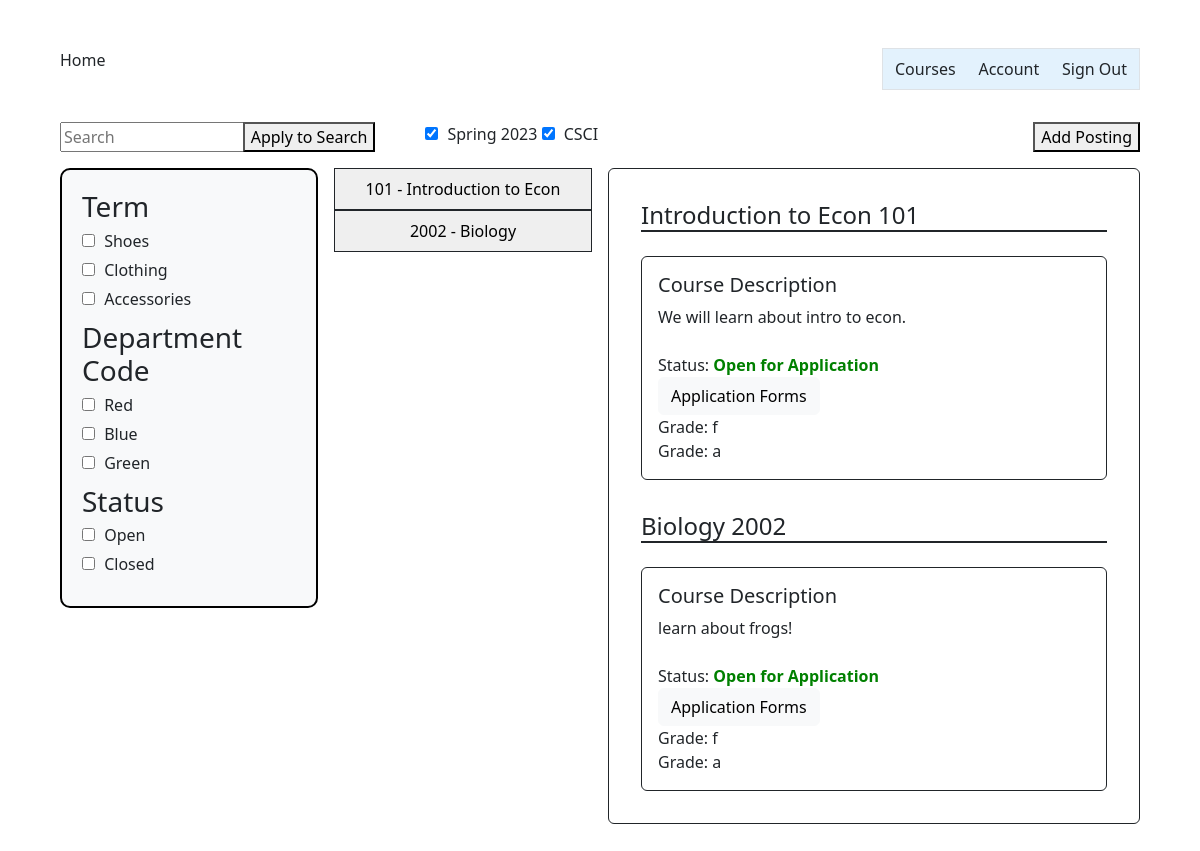
The page /instructor_summary/ on the database its author committed.
### InstructorAddCourse/models.py (models this page shows)
class InstructorAddCourse(models.Model):
	course_name = models.CharField(max_length=255)
	course_number = models.CharField(max_length=255)
	course_instructor = models.CharField(max_length=255)
	course_description = models.CharField(max_length=800)
	total_time_commitment = models.DecimalField(max_digits=2, decimal_places=0, validators=[MinValueValidator(0)], default=0)
	has_discussion = models.CharField(choices=[('yes', 'Yes'),('no', 'No')], max_length=50, default='')
	num_ta_needed = models.DecimalField(max_digits=2, decimal_places=0, validators=[MinValueValidator(0)], default=0)
	curr_num_ta = models.IntegerField(default=0)
	graded_meeting = models.CharField(choices=[('yes', 'Yes'),('no', 'No')], max_length=50, default='')
	office_hours = models.DecimalField(max_digits=2, decimal_places=0, validators=[MinValueValidator(0)], default=0)
	other_info = models.CharField(max_length=800, default=None)

### application/models.py (models this page shows)
class Application(models.Model):
    course_number = models.CharField(max_length=255, default=None)
    first_name = models.CharField(max_length=255, default=None)
    last_name = models.CharField(max_length=255, default=None)
    eagle_id = models.CharField(max_length=255, default=None)
    GRADES = (
        ('--', '--'),
        ('a', 'A'),
        ('a-', 'A-'),
        ('b+', 'B+'),
        ('b-', 'B-'),
        ('c+', 'C+'),
        ('c', 'C'),
        ('c-', 'C-'),
        ('d+', 'D+'),
        ('d', 'D'),
        ('d-', 'D-'),
        ('f', 'F'),
        ('n/a', 'N/A')
    )
    GRAD = (
        ('--', '--'),
        ('2023','2023'),
        ('2024', '2024'),
        ('2025', '2025'),
        ('2026', '2026')
    )
    grad = models.CharField(max_length=50, choices=GRAD, default='')
    past_course = models.CharField(choices=[('yes', 'Yes'),('no', 'No')], max_length=50, default='')
    grade = models.CharField(max_length=50, choices=GRADES, default='')
    hours = models.DecimalField(max_digits=2, decimal_places=0, validators=[MinValueValidator(0)], default=0)
    other_courses = models.CharField(max_length=800, default=None)
    misc_information = models.CharField(max_length=800, default=None)

### instructorSummary/views.py (the view)
# urls.py: path('instructor_summary/', instructor_summary_view),
def instructor_summary_view(response):
    course_objects = InstructorAddCourse.objects.all()
    application_objects = Application.objects.all()
    context = {'course_objects': course_objects,
               'application_objects': application_objects}
    return render(response, "instructorSummary.html", context)

### templates/instructorSummary.html (shortened to what this page needs)
<!DOCTYPE html>
{% extends 'appbase.html' %} {% block content %} {% load static %}
<html>
    <head>
        <link rel="stylesheet" href="{% static 'instructorSummary.css' %}" />
    </head>
        <body>
            <div class="container-fluid">
              <div class="row">
                <div class="col-sm-2">
                  <div id="search-box">
                    <input type="text" id="search-input" placeholder="Search" />
                  </div>
                </div>
                <div class="col-sm-2">
                  <button id="apply-to-search-btn">Apply to Search</button>
                </div>
                <div class="col-sm">
                  <div class="applied-filters">
                    <label
                      ><input type="checkbox" name="category" value="shoes" checked />
                      Spring 2023</label
                    >
                    <label
                      ><input type="checkbox" name="color" value="red" checked />
                      CSCI</label
                    >
                  </div>
                </div>
                <div class="col-sm-2">
                  <div class="text-end">
                    <button id="add-posting-btn">Add Posting</button>
                  </div>
                </div>
              </div>
                <div class="row">
                    <div class="col">
                        <div class="filter-box">
                          <div class="filter-group">
                            <h3>Term</h3>
                            <label
                              ><input type="checkbox" name="category" value="shoes" />
                              Shoes</label
                            >
                            <label
                              ><input type="checkbox" name="category" value="clothing" />
                              Clothing</label
                            >
                            <label
                              ><input type="checkbox" name="category" value="accessories" />
                              Accessories</label
                            >
                          </div>
                          <div class="filter-group">
                            <h3>Department Code</h3>
                            <label
                              ><input type="checkbox" name="color" value="red" /> Red</label
                            >
                            <label
                              ><input type="checkbox" name="color" value="blue" /> Blue</label
                            >
                            <label
                              ><input type="checkbox" name="color" value="green" />
                              Green</label
                            >
                          </div>
                          <div class="filter-group">
                            <h3>Status</h3>
                            <label
                              ><input type="checkbox" name="size" value="small" /> Open</label
                            >
                            <label
                              ><input type="checkbox" name="size" value="medium" />
                              Closed</label
                            >
                            </div>
                        </div>
                    </div>
                    <div class="col">
                        {% for course in course_objects %}
                        <button class="border border-1 border-dark p-2" style="width:100%">
                            <div>{{ course.course_number}} - {{ course.course_name}}</div>
                        </button>
                        {% endfor %}
                    </div>
                    <div class="col-6">
                        <div class="border border-1 border-dark rounded p-3">
                            {% for course in course_objects %}
                            <div class="p-3">
                            <h4 class="border-bottom border-2 border-dark">{{ course.course_name }}&nbsp;{{ course.course_number}}</h4>
                            <div class="border border-1 border-dark rounded p-3 mt-4">
                                <h5>Course Description</h5>
                                <div>{{ course.course_description }}</div>
                                <div class="mt-4">Status: <strong style="color: green;">Open for Application</strong></div>
                                <button class="btn btn-light">Application Forms</button>
                                {% for application in application_objects %}
                                <div>Grade: {{ application.grade }}</div>
                                {% endfor %}
                            </div>
                            </div>
                            {% endfor %}
                        </div>
                    </div>
                </div>
            </div>
        </body>
</html>
{% endblock %}

### static/instructorSummary.css (style rules this page uses)
body { height: 100%; display: flex; align-items: center; justify-content: center; }
.filter-box { padding: 20px; border: 2px solid black; background-color: #f8f9fa; border-radius: 10px; }
.filter-group { margin-bottom: 10px; }
.filter-group h3 { margin-top: 0; margin-bottom: 5px; }
.filter-group label { display: block; margin-bottom: 5px; }
.filter-group input[type="checkbox"] { margin-right: 5px; }
.applied-filters input[type="checkbox"] { margin-right: 5px; }
[class*="col"] { padding: 0.5rem; }

### rows shown on the page
InstructorAddCourse: course_number "101", course_name "Introduction to Econ", course_description "We will learn about intro to econ."
InstructorAddCourse: course_number "2002", course_name "Biology", course_description "learn about frogs!"
Application: grade "f"
Application: grade "a"
